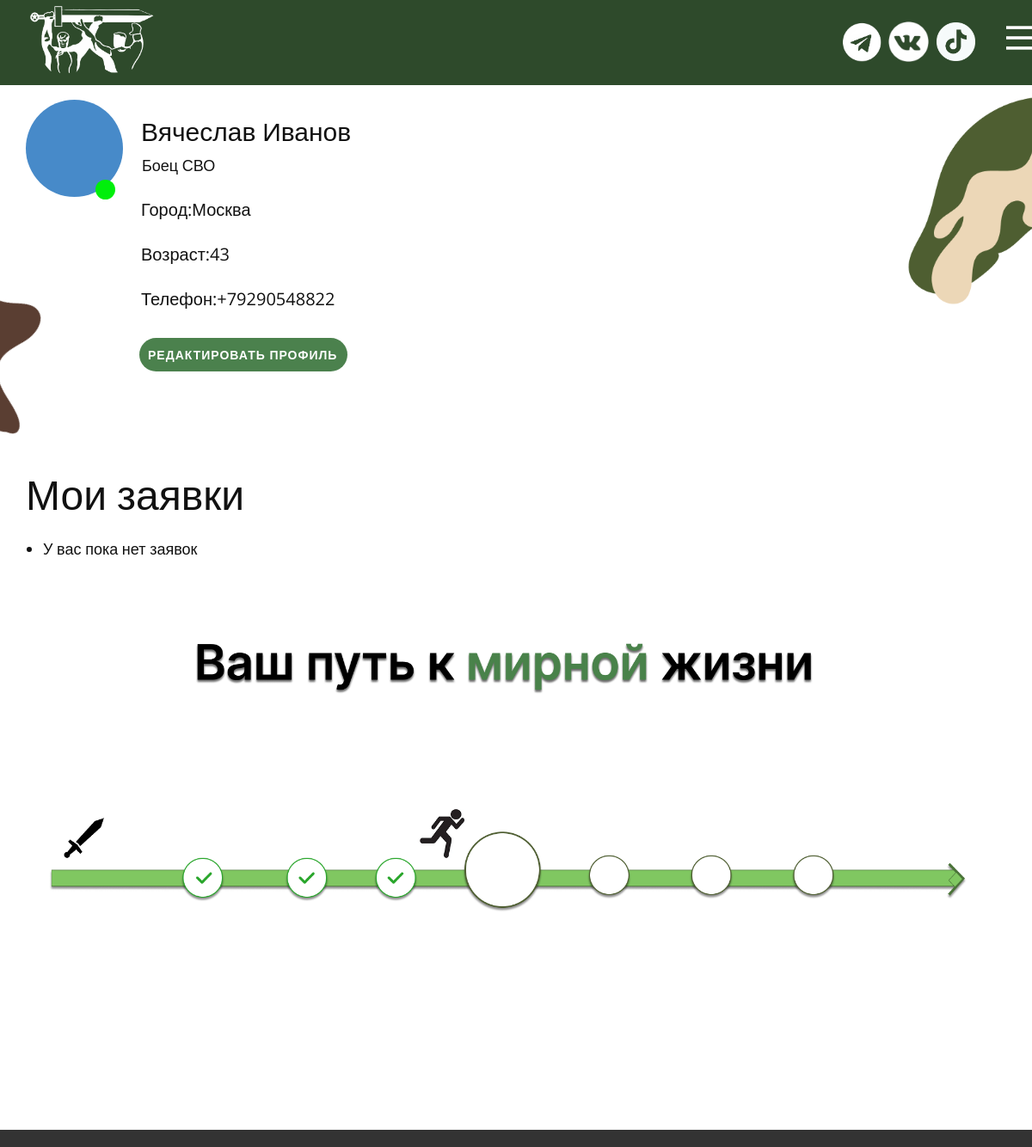
The page /about/ (signed in) on the database its author committed.
### main/models.py (models this page shows, shortened)
class User(AbstractUser):
    avatar = models.URLField(null=True, blank=True)
    telegram_id = models.CharField(max_length=100, unique=True, null=True, blank=True)
    role = models.CharField(max_length=30, choices=[
            ('svo', 'Боец СВО'),
            ('volunteer', 'Волонтёр'),
            ('mentor', 'Наставник'),
            ('peresel', 'Переселенец'),
            ('family', 'Семья бойцов'),
            ('admin', 'Администратор')
        ],
        default='user'
    )
    age = models.IntegerField(
        default=0,
        validators=[
            MinValueValidator(0),
            MaxValueValidator(100)
        ]
    )
    city = models.CharField(max_length=100, blank=True, null=True)
    phone_number = models.CharField(max_length=20, blank=True, null=True)
    bio = models.TextField(blank=True, null=True)
    verified = models.BooleanField(default=False)
    objects = CustomUserManager()

### main/views.py (the view)
# urls.py: path('about/', views.profile_view, name='about'),
def profile_view(request):
    user = request.user
    help_requests = user.help_requests.all() if user.role == 'user' else None
    assigned_requests = user.assigned_requests.all() if user.role == 'volunteer' else None
    mentor_profile = getattr(user, 'mentor_profile', None)
    return render(request, 'main/profile.html', {
        'user': user,
        'help_requests': help_requests,
        'assigned_requests': assigned_requests,
        'mentor_profile': mentor_profile,
    })

### main/templates/main/profile.html (shortened to what this page needs)
<!DOCTYPE html>
{% load static %}
<html style="font-size: 16px;" lang="ru"><head>
    <link rel="stylesheet" href="{% static 'main/css/hotlin1.css' %}" media="screen">
<link rel="stylesheet" href="{% static 'main/css/profile.css' %}" media="screen">
    </head>
  <body data-path-to-root="./" data-include-products="false" class="u-body u-xl-mode" data-lang="ru"><header class="u-clearfix u-custom-color-8 u-header u-header" id="header" data-animation-name="" data-animation-duration="0" data-animation-delay="0" data-animation-direction=""><div class="u-clearfix u-sheet u-valign-middle-lg u-valign-middle-md u-valign-middle-sm u-valign-middle-xs u-sheet-1">
        <span class="u-file-icon u-icon u-text-white u-icon-1"><img src="{% static 'main/img/Subtract-ff6eb7ea.png'%}" alt=""></span><span class="u-file-icon u-icon u-icon-2"><img src="{% static 'main/img/Picsart_25-03-24_09-29-57-800.png'%}" alt=""></span><span class="u-file-icon u-icon u-icon-3"></span><span class="u-file-icon u-icon u-icon-4"></span>
        <nav class="u-align-left u-font-size-14 u-menu u-menu-hamburger u-nav-spacing-25 u-offcanvas u-menu-2" data-responsive-from="XL">
          <div class="menu-collapse">
            <a class="u-button-style u-hamburger-link u-nav-link u-hamburger-link-2" href="#">
            </a>
          </div>
        </nav>
      </div></header>
    <section class="u-clearfix u-section-1" id="block-1">
      <div class="u-clearfix u-sheet u-valign-middle-lg u-valign-middle-md u-valign-middle-sm u-valign-middle-xs u-sheet-1">
        <div class="u-palette-1-base u-preserve-proportions u-shape u-shape-circle u-shape-1"></div>
        <div class="u-custom-color-1 u-preserve-proportions u-shape u-shape-circle u-shape-2"></div>
        <p class="u-text u-text-default u-text-1">{{ user.first_name }} {{ user.last_name }}</p>
        <p class="u-text u-text-default u-text-2">{{ user.get_role_display }}</p>
        <p class="u-text u-text-default u-text-3">Город:{{ user.city }}<br>
        </p>
        <p class="u-text u-text-default u-text-4">Возраст:{{ user.age }}<br>
        </p>
        <p class="u-text u-text-default u-text-6">Телефон:{{ user.phone_number }}<br>
        </p>
        <a href="#popup-4e21" class="u-btn u-btn-round u-button-style u-custom-color-3 u-dialog-link u-hover-palette-1-light-1 u-radius u-btn-1" id="open-modal-btn" style="background-color: #4b814d ">Редактировать профиль </a>
        <div class="u-rotation-parent u-rotation-parent-1"><span class="u-file-icon u-icon u-icon-1"><img src="{% static 'main/img/Frame.png'%}" alt=""></span>
        </div>
        <div class="u-rotation-parent u-rotation-parent-2"><span class="u-file-icon u-icon u-icon-2"><img src="{% static 'main/img/Subtract-ff6eb7ea.png'%}" alt=""></span><span class="u-file-icon u-icon u-icon-2"><img src=" {% static 'main/img/Frame2.png'%}" alt=""></span>
        </div>
      </div>
    </section>
    <section class="u-clearfix u-section-2" id="block-2">
      <div class="u-clearfix u-sheet u-sheet-1"><span class="u-file-icon u-icon u-icon-1"><img src="{% static 'main/img/Subtract-ff6eb7ea.png'%}" alt=""></span>
        {% if user.profile.role == 'svo' or 'family' or 'peresel' %}
    <div class="section" style="margin-top: -150px;">
        <h2>Мои заявки</h2>
        <ul>
            {% for req in help_requests %}
                <li><strong>{{ req.title }}</strong> — {{ req.get_status_display }}</li>
            {% empty %}
                <li>У вас пока нет заявок</li>
            {% endfor %}
        </ul>
    </div>
{% endif %}
<img class="u-image u-image-contain u-image-default u-image-1"
         src="{% static 'main/img/590ac524-c40d-dd66-2d74-9d6d6bf68d43.png'%}"
         alt=""
         style="width: 100%; height: auto;">
</div>
    </section>
    <footer class="u-align-center u-clearfix u-container-align-center u-footer u-grey-80 u-footer" id="footer"><div class="u-clearfix u-sheet u-sheet-1"></div></footer>
</body></html>

### main/static/main/css/profile.css (style rules this page uses)
.u-section-1 .u-sheet-1 { min-height: 510px; }
.u-section-1 .u-shape-1 { width: 113px; height: 113px; margin: 17px auto 0 0; }
.u-section-1 .u-shape-2 { width: 23px; height: 23px; margin: -20px auto 0 81px; }
.u-section-1 .u-text-1 { font-size: 1.875rem; margin: -103px 655px 0 134px; }
.u-section-1 .u-text-2 { margin: 1px 882px 0 135px; }
.u-section-1 .u-text-3 { font-size: 1.25rem; margin: 21px 942px 0 134px; }
.u-section-1 .u-text-4 { font-size: 1.25rem; margin: 20px 923px 0 134px; }
.u-section-1 .u-text-6 { font-size: 1.25rem; margin: 20px 916px 0 134px; }
.u-section-1 .u-btn-1 { --radius: 50px; font-weight: 700; text-transform: uppercase; font-size: 0.875rem; letter-spacing: 1px; background-image: none; margin: 29px auto 0 132px; padding: 10px 12px 10px 10px; }
.u-section-1 .u-rotation-parent-1 { animation-timing-function: ease; width: 697px; height: 697px; margin: -449px auto 0 -500px; }
.u-section-1 .u-icon-1 { width: 500px; height: 486px; transform-origin: center center; transform: translateX(-50%) translateY(-50%) rotate(45deg); padding: 0; }
.u-section-1 .u-rotation-parent-2 { animation-timing-function: ease; width: 513px; height: 385px; margin: -707px -399px 60px auto; }
.u-section-1 .u-icon-2 { width: 513px; height: 385px; transform-origin: center center; transform: translateX(-50%) translateY(-50%) rotate(180deg); padding: 0; }
.u-section-2 .u-sheet-1 { min-height: 400px; }
.u-section-2 .u-icon-1 { width: 384px; height: 246px; margin: -174px -286px 0 auto; padding: 0; }

### rows shown on the page
User: first_name "Вячеслав", last_name "Иванов", role "Боец СВО", city "Москва", age "43", phone_number "+79290548822"
